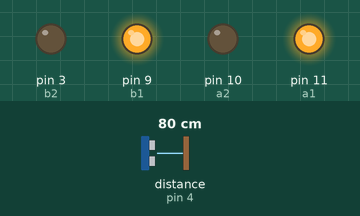
The sketch below on a simulated Arduino Uno, built with avr-gcc and run on an emulated ATmega328P. Parts: output pins drawn as LEDs (lit = HIGH). Wiring (inferred from the names in the program): ultrasonic range finder: trigger pin 7; echo pin 4. Inputs (shaded band) come from the test bench; at power-on: distance to the obstacle (sensor on pin 4) 80 cm. The echo pulse lasts 58.3 µs per cm; pins used as bus, display or sensor lines are not drawn; what the sketch prints to the serial monitor is not drawn.

Above: at 1.2 s.
1.3 s: distance to the obstacle (sensor on pin 4) set to 2 cm
3.0 s: distance to the obstacle (sensor on pin 4) set to 4 cm
Timing chart, 0 to 6.0 s (numbered marks = the images above; inputs shaded):
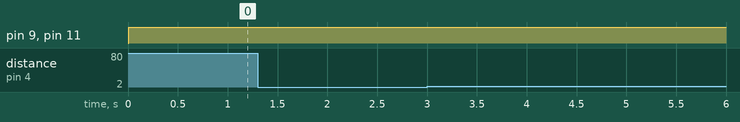

The sketch:

initial_drive_sonar.ino
```cpp
int a1 = 11; //links (150, vooruit)
int a2 = 10; //rechts (150, vooruit)
int b1 = 9; // rechts (achteruit)
int b2 = 3; // Links (achteruit)
int p1 = 6;
int p2 = 5;
int trigPin = 7;
int echoPin = 4;


void setup() {
  // put your setup code here, to run once:
  Serial.begin(19200);
  pinMode(p1, INPUT);
  pinMode(p2, INPUT);
  pinMode(a1, OUTPUT);
  pinMode(a2, OUTPUT);
  pinMode(b1, OUTPUT);
  pinMode(b2, OUTPUT);


  pinMode(trigPin, OUTPUT);
  pinMode(echoPin, INPUT);


}

void loop() {
  // put your main code here, to run repeatedly:

  long duration, distance;
  digitalWrite(trigPin, LOW);
  delayMicroseconds(2); //
  digitalWrite(trigPin, HIGH);
  delayMicroseconds(10);//
  digitalWrite(trigPin, LOW);
  duration = pulseIn(echoPin, HIGH);
  distance = duration * 0.034 / 2;

  Serial.write(distance);

      digitalWrite(a1, 195);
      digitalWrite(a2, LOW);
      digitalWrite(b1, 200);
      digitalWrite(b2, LOW);


}
```

Measured:
- after the input at 1.3 s, every drawn part: stays the same
- after the input at 3.0 s, every drawn part: stays the same
